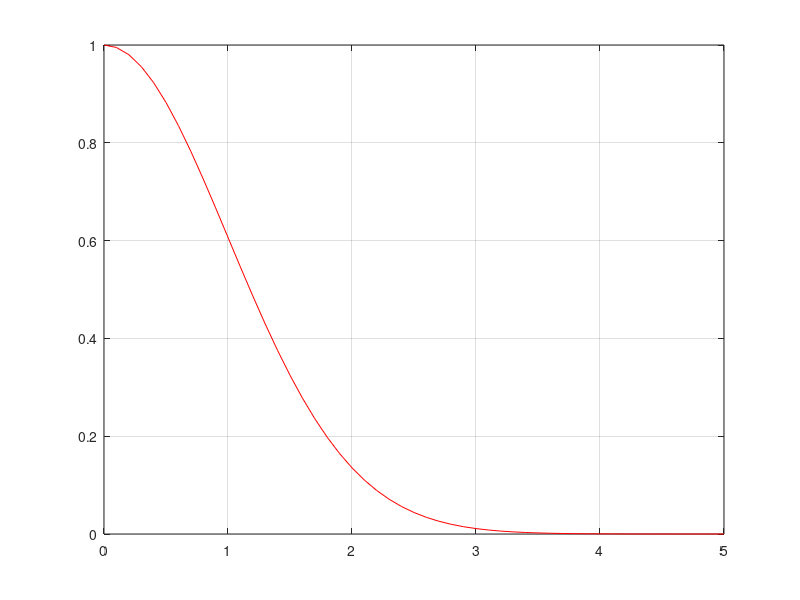

The MATLAB script that drew this image: (Note: this script raises an error after producing the figure.)
%EJERCICIO 2 A PRACTICA 5
clear,clc, close all
tmin=0;
tmax=5;
tt=0:.1:5;
%?(t) = e^(-t^2/2)
phi=@(t) exp((-1*t.^2)/2);
%funcion: y'=-ty
fpvi=@(t,y) -1*t*y;
%la aproximacion es en 1
y0=1
n = [10 20 40 80]
%ploteo
color=['r' 'm' 'b' 'k']
plot(tt,phi(tt),'r'),hold on, grid on;
for i=1:length(n)
    [t,y]=Euler(fpvi,tmin,tmax,y0,n(i));
    plot(t,y, color(i));
end
    

